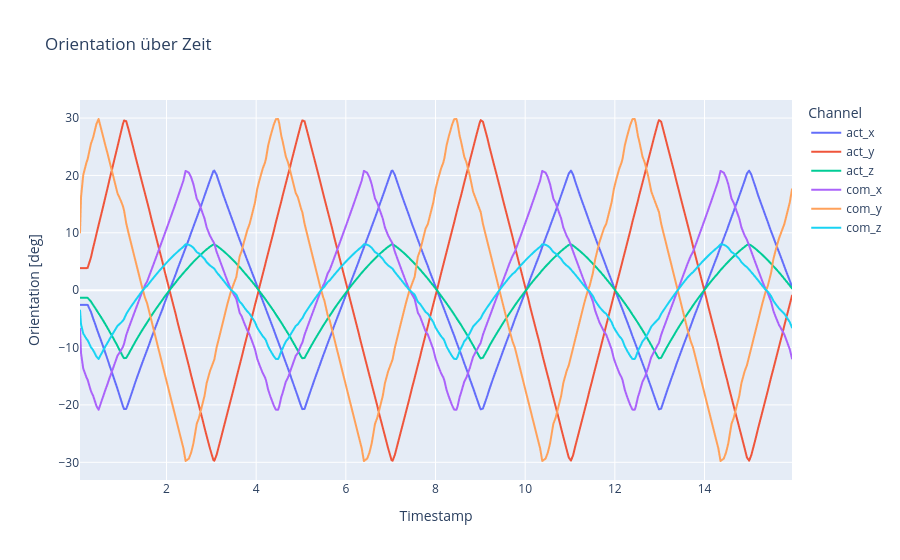

Notebook source saved alongside this figure:
### Markdown cell above
orientation over time

### Code cell
# 1) DataFrame anlegen
df = pd.DataFrame({
    'timestamp': timestamps,
    'act_x': rpy_act[:, 0],
    'act_y': rpy_act[:, 1],
    'act_z': rpy_act[:, 2],
    'com_x': rpy_com[:, 0],
    'com_y': rpy_com[:, 1],
    'com_z': rpy_com[:, 2],
})

# 1) In Long-Form umwandeln
df_long = df.melt(
    id_vars='timestamp',
    value_vars=df.columns[1:],
    var_name='Channel',
    value_name='Orientation [deg]'
)

# 2) Plot bauen
fig = px.line(
    df_long,
    x='timestamp',
    y='Orientation [deg]',
    color='Channel',
    title="Orientation über Zeit",
    labels={'timestamp': 'Timestamp'}
)

# 3) Achsen anpassen
fig.update_xaxes(
    tickformat="%H:%M:%S\n%d-%m-%Y",
)

fig.show()

### Figure 1 — Plotly figure (JSON) as saved in the notebook; plotly's stock layout.template omitted (floating-point values rounded to 4 significant figures; data arrays with more than 128 entries replaced by an {"elided": "..."} marker saying what was removed)
{"data": [{"hovertemplate": "Channel=act_x<br>Timestamp=%{x}<br>Orientation [deg]=%{y}<extra></extra>", "legendgroup": "act_x", "line": {"color": "#636efa", "dash": "solid"}, "marker": {"symbol": "circle"}, "mode": "lines", "name": "act_x", "showlegend": true, "type": "scattergl", "x": {"elided": "321 float values"}, "xaxis": "x", "y": {"elided": "321 float values"}, "yaxis": "y"}, {"hovertemplate": "Channel=act_y<br>Timestamp=%{x}<br>Orientation [deg]=%{y}<extra></extra>", "legendgroup": "act_y", "line": {"color": "#EF553B", "dash": "solid"}, "marker": {"symbol": "circle"}, "mode": "lines", "name": "act_y", "showlegend": true, "type": "scattergl", "x": {"elided": "321 float values"}, "xaxis": "x", "y": {"elided": "321 float values"}, "yaxis": "y"}, {"hovertemplate": "Channel=act_z<br>Timestamp=%{x}<br>Orientation [deg]=%{y}<extra></extra>", "legendgroup": "act_z", "line": {"color": "#00cc96", "dash": "solid"}, "marker": {"symbol": "circle"}, "mode": "lines", "name": "act_z", "showlegend": true, "type": "scattergl", "x": {"elided": "321 float values"}, "xaxis": "x", "y": {"elided": "321 float values"}, "yaxis": "y"}, {"hovertemplate": "Channel=com_x<br>Timestamp=%{x}<br>Orientation [deg]=%{y}<extra></extra>", "legendgroup": "com_x", "line": {"color": "#ab63fa", "dash": "solid"}, "marker": {"symbol": "circle"}, "mode": "lines", "name": "com_x", "showlegend": true, "type": "scattergl", "x": {"elided": "321 float values"}, "xaxis": "x", "y": {"elided": "321 float values"}, "yaxis": "y"}, {"hovertemplate": "Channel=com_y<br>Timestamp=%{x}<br>Orientation [deg]=%{y}<extra></extra>", "legendgroup": "com_y", "line": {"color": "#FFA15A", "dash": "solid"}, "marker": {"symbol": "circle"}, "mode": "lines", "name": "com_y", "showlegend": true, "type": "scattergl", "x": {"elided": "321 float values"}, "xaxis": "x", "y": {"elided": "321 float values"}, "yaxis": "y"}, {"hovertemplate": "Channel=com_z<br>Timestamp=%{x}<br>Orientation [deg]=%{y}<extra></extra>", "legendgroup": "com_z", "line": {"color": "#19d3f3", "dash": "solid"}, "marker": {"symbol": "circle"}, "mode": "lines", "name": "com_z", "showlegend": true, "type": "scattergl", "x": {"elided": "321 float values"}, "xaxis": "x", "y": {"elided": "321 float values"}, "yaxis": "y"}], "layout": {"legend": {"title": {"text": "Channel"}, "tracegroupgap": 0}, "title": {"text": "Orientation über Zeit"}, "xaxis": {"anchor": "y", "domain": [0, 1], "tickformat": "%H:%M:%S\n%d-%m-%Y", "title": {"text": "Timestamp"}}, "yaxis": {"anchor": "x", "domain": [0, 1], "title": {"text": "Orientation [deg]"}}}}
